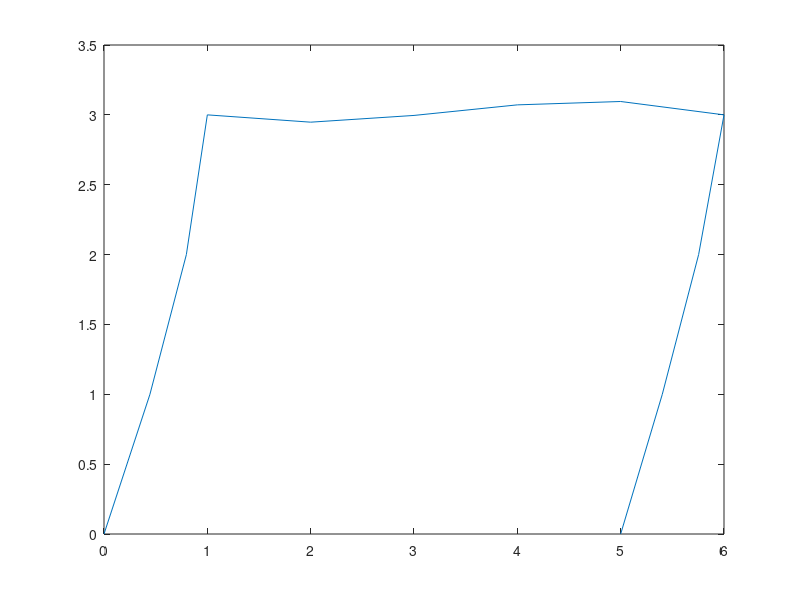

This figure's MATLAB source:
%
% Linearni stabilita  rovinneho ramu
%

clear; clc

% Dimenze ulohy (2 stupne volnosti:u,v, 2 uzly na prutu):
ndof = 3 ;
puzlu= 2 ;  

% ZADANI - material:
E=210e9 ;
bx=0.01;
hx=0.02;
A=bx*hx;
I=(1/12)*(bx)*(hx^3);

% ZADANI - geometrie:
uzly=[
0 0 ;
0 1 ;
0 2 ;
0 3 ;
1 3 ;
2 3 ;
3 3  ;
4 3 ;
5 3 ; 
5 2 ;
5 1 ;
5 0];

pruty=[
1 2 ;
2 3 ;
3 4 ;
4 5 ;
5 6 ;
6 7 ;
7 8 ;
8 9 ;
9 10;
10 11;
11 12 
];

nuzlu=size(uzly,1);
nprutu=size(pruty,1);

% ZADANI - podpory (uzel,smer,velikost):
podpory=[
1 1 0 ;
1 2 0  ;
12 1 0 ;
12 2 0 ];
npodpor=size(podpory,1);

% ZADANI - sily (uzel,smer,velikost):
sily=[
6 2 -1000 ;
9 1 -1000
];
nsil=size(sily,1);

% VYPOCET: --------------------------------

% Vypocet kodovych cisel:
kcis=zeros(nprutu,ndof*puzlu);
for i=1:nprutu
  for j=1:puzlu
    for k=1:ndof
      kcis(i, ((j-1)*ndof+k))=(pruty(i,j)-1)*ndof+k ;
    end
  end
end

% Nulovani matic a vektoru:
velikost = nuzlu*ndof;

K = zeros(velikost);
Kg = zeros(velikost);
u = zeros(velikost,1);
F = zeros(velikost,1);

% Sestaveni a lokalizace matic tuhosti:
for i=1:nprutu
  Keg=zeros(puzlu*ndof);

	% Delka prutu
	dx2 = (uzly(pruty(i,1),1)-uzly(pruty(i,2),1))^2;
	dy2 = (uzly(pruty(i,1),2)-uzly(pruty(i,2),2))^2;
	L = sqrt(dx2 + dy2);

	% Matice tuhosti:
  Keg=[ E*A/L 0 0 -E*A/L 0 0 ;
        0 12*E*I/L^3 6*E*I/L^2 0 -12*E*I/L^3 6*E*I/L^2 ;
        0 6*E*I/L^2 4*E*I/L 0 -6*E*I/L^2 2*E*I/L ;
        -E*A/L 0  0 E*A/L 0 0 ;
        0 -12*E*I/L^3 -6*E*I/L^2 0 12*E*I/L^3 -6*E*I/L^2 ;
        0 6*E*I/L^2 2*E*I/L 0 -6*E*I/L^2 4*E*I/L ];

	% Transformace:
	s = (uzly(pruty(i,2),2)-uzly(pruty(i,1),2))/L;
	c = (uzly(pruty(i,2),1)-uzly(pruty(i,1),1))/L;
  T = [ c  s  0  0  0  0 ; 
       -s  c  0  0  0  0 ;
        0  0  1  0  0  0 ; 
        0  0  0  c  s  0 ; 
        0  0  0 -s  c  0 ;
        0  0  0  0  0  1 ]  ;
  Ke = T' * Keg * T;
  
	% Samotna lokalizace:
  for j=1:(puzlu*ndof)
    for k=1:(puzlu*ndof)
      K(kcis(i,j),kcis(i,k)) = K(kcis(i,j),kcis(i,k))+Ke(j,k);
    end
  end
end

% Zatizeni:
for i=1:nsil
	iuz=sily(i,1);
	ismer=sily(i,2);
	pos = (ndof*(iuz-1))+ismer;
  F(pos) = F(pos)+sily(i,3);
end

% Podpory:
for i=1:npodpor
	iuz=podpory(i,1);
	ismer=podpory(i,2);
	pos = (ndof*(iuz-1))+ismer;
  u(pos) = u(pos)+podpory(i,3);
	for j=1:velikost
    K(pos,j) = 0.0 ;
    K(j,pos) = 0.0 ;
  end
	K(pos,pos) = 1.0 ;
end

% RESENI soustavy rovnic:
u=K\F;

% Vypocet vysledku na prutech:
for i=1:nprutu
	ue  = zeros(puzlu*ndof,1);
	uel = zeros(puzlu*ndof,1);

	% Ziskani lokalnich vektoru deformaci:
	for j=1:(puzlu*ndof)
		ue(j) = u(kcis(i,j));
	end

	% Transformace:
	dx2 = (uzly(pruty(i,1),1)-uzly(pruty(i,2),1))^2;
	dy2 = (uzly(pruty(i,1),2)-uzly(pruty(i,2),2))^2;
	L = sqrt(dx2 + dy2);

	s = (uzly(pruty(i,2),2)-uzly(pruty(i,1),2))/L;
	c = (uzly(pruty(i,2),1)-uzly(pruty(i,1),1))/L;
  T = [ c  s  0  0  0  0 ; 
       -s  c  0  0  0  0 ;
        0  0  1  0  0  0 ; 
        0  0  0  c  s  0 ; 
        0  0  0 -s  c  0 ;
        0  0  0  0  0  1 ]  ;
  uel = T * ue;

  % Matice tuhosti (jen lokalni):
  Kelb=[ E*A/L 0 0 -E*A/L 0 0 ;
        0 12*E*I/L^3 6*E*I/L^2 0 -12*E*I/L^3 6*E*I/L^2 ;
        0 6*E*I/L^2 4*E*I/L 0 -6*E*I/L^2 2*E*I/L ;
        -E*A/L 0  0 E*A/L 0 0 ;
        0 -12*E*I/L^3 -6*E*I/L^2 0 12*E*I/L^3 -6*E*I/L^2 ;
        0 6*E*I/L^2 2*E*I/L 0 -6*E*I/L^2 4*E*I/L ];

  % sily v prutech:
  Fe = Kelb * uel;
  %CV9: ziskani normalove sily:
  N=Fe(1);
  %CV9: geometricka matice tuhosti v lok. sour.:
  Kgl=(N/L)*[0 0   0    0 0    0 ;
       0 6/5 L/10 0 -6/5  L/10 ;
       0 L/10 2*L^2/15 0 -L/10 -L^2/30 ;
       0 0    0     0 0   0 ;
       0 -6/5 -L/10 0 6/5 -L/10 ;
       0 L/10 -L^2/30 0 -L/10 2*L^2/15 ];
  %CV9 transformace do globalnich souradnic:
  Kgg = T' * Kgl * T ;
  
  % CV9 Samotna lokalizace:
  for j=1:(puzlu*ndof)
    for k=1:(puzlu*ndof)
      Kg(kcis(i,j),kcis(i,k)) = Kg(kcis(i,j),kcis(i,k))+Kgg(j,k);
    end
  end
end % to je konec smycky pres prvky

%CV9 okrajove podminky Kg:
for i=1:npodpor
	iuz=podpory(i,1);
	ismer=podpory(i,2);
	pos = (ndof*(iuz-1))+ismer;
    %u(pos) = u(pos)+podpory(i,3);
	for j=1:velikost
    Kg(pos,j) = 0.0 ;
    Kg(j,pos) = 0.0 ;
  end
	Kg(pos,pos) = 1.0 ;
end

[v,lambda] = eig(K,Kg);
D=diag(lambda);
for i=1:size(D,1)
if D(i) == 1
    D(i) = 1e999;
end
if D(i) < 0
    D(i) = 1e999;
end
end
disp('MKP:')
[Fmkp,I]=min(D);
Fmkp

% Deformovany tvar (pro primy nosnik):
mult=1;
di=I(1);
a=zeros(nuzlu,1);
b=zeros(nuzlu,1);
for i=1:nuzlu
pos=3*(i-1)+1;
a(i,1)=uzly(i,1)+v(pos,di);
pos=3*(i-1)+2;
b(i,1)=uzly(i,2)+v(pos,di)*mult;
end
plot(a,b);
